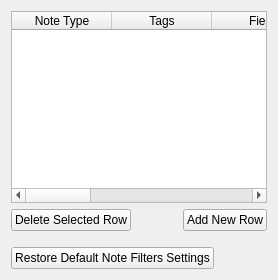
       <widget class="QWidget" name="note_filters_tab">
        <property name="sizePolicy">
         <sizepolicy hsizetype="Preferred" vsizetype="Preferred">
          <horstretch>0</horstretch>
          <verstretch>0</verstretch>
         </sizepolicy>
        </property>
        <attribute name="title">
         <string>Note Filters</string>
        </attribute>
        <layout class="QVBoxLayout" name="verticalLayout_3">
         <item>
          <widget class="QTableWidget" name="note_filters_table">
           <column>
            <property name="text">
             <string>Note Type</string>
            </property>
           </column>
           <column>
            <property name="text">
             <string>Tags</string>
            </property>
           </column>
           <column>
            <property name="text">
             <string>Field</string>
            </property>
           </column>
           <column>
            <property name="text">
             <string>Morphemizer</string>
            </property>
           </column>
           <column>
            <property name="text">
             <string>Morph Priority</string>
            </property>
           </column>
           <column>
            <property name="text">
             <string>Read</string>
            </property>
           </column>
           <column>
            <property name="text">
             <string>Modify</string>
            </property>
           </column>
          </widget>
         </item>
         <item>
          <layout class="QHBoxLayout" name="horizontalLayout_2">
           <item>
            <widget class="QPushButton" name="deleteRowPushButton">
             <property name="text">
              <string>Delete Selected Row</string>
             </property>
            </widget>
           </item>
           <item>
            <spacer name="horizontalSpacer_3">
             <property name="orientation">
              <enum>Qt::Horizontal</enum>
             </property>
             <property name="sizeHint" stdset="0">
              <size>
               <width>40</width>
               <height>20</height>
              </size>
             </property>
            </spacer>
           </item>
           <item>
            <widget class="QPushButton" name="addNewRowPushButton">
             <property name="text">
              <string>Add New Row</string>
             </property>
            </widget>
           </item>
          </layout>
         </item>
         <item>
          <layout class="QHBoxLayout" name="horizontalLayout_26">
           <property name="topMargin">
            <number>10</number>
           </property>
           <item>
            <widget class="QPushButton" name="restoreNoteFiltersPushButton">
             <property name="text">
              <string>Restore Default Note Filters Settings</string>
             </property>
            </widget>
           </item>
           <item>
            <spacer name="horizontalSpacer_23">
             <property name="orientation">
              <enum>Qt::Horizontal</enum>
             </property>
             <property name="sizeHint" stdset="0">
              <size>
               <width>40</width>
               <height>20</height>
              </size>
             </property>
            </spacer>
           </item>
          </layout>
         </item>
        </layout>
       </widget>
